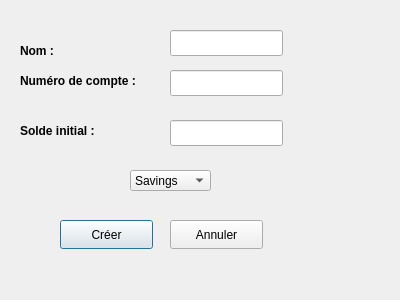
<?xml version="1.0" encoding="UTF-8"?>
<ui version="4.0">
 <class>CreateAccountDialog</class>
 <widget class="QDialog" name="CreateAccountDialog">
  <property name="geometry">
   <rect>
    <x>0</x>
    <y>0</y>
    <width>400</width>
    <height>300</height>
   </rect>
  </property>
  <property name="windowTitle">
   <string>Dialog</string>
  </property>
  <widget class="QLabel" name="label">
   <property name="geometry">
    <rect>
     <x>20</x>
     <y>40</y>
     <width>51</width>
     <height>21</height>
    </rect>
   </property>
   <property name="font">
    <font>
     <bold>true</bold>
    </font>
   </property>
   <property name="text">
    <string>Nom :</string>
   </property>
  </widget>
  <widget class="QLabel" name="label_2">
   <property name="geometry">
    <rect>
     <x>20</x>
     <y>70</y>
     <width>141</width>
     <height>21</height>
    </rect>
   </property>
   <property name="font">
    <font>
     <bold>true</bold>
    </font>
   </property>
   <property name="text">
    <string>Numéro de compte :</string>
   </property>
  </widget>
  <widget class="QLabel" name="label_3">
   <property name="geometry">
    <rect>
     <x>20</x>
     <y>120</y>
     <width>141</width>
     <height>21</height>
    </rect>
   </property>
   <property name="font">
    <font>
     <bold>true</bold>
    </font>
   </property>
   <property name="text">
    <string>Solde initial :</string>
   </property>
  </widget>
  <widget class="QComboBox" name="typeComboBox">
   <property name="geometry">
    <rect>
     <x>130</x>
     <y>170</y>
     <width>81</width>
     <height>21</height>
    </rect>
   </property>
   <item>
    <property name="text">
     <string>Savings</string>
    </property>
   </item>
   <item>
    <property name="text">
     <string>Current</string>
    </property>
   </item>
  </widget>
  <widget class="QPushButton" name="btnCreate">
   <property name="geometry">
    <rect>
     <x>60</x>
     <y>220</y>
     <width>93</width>
     <height>29</height>
    </rect>
   </property>
   <property name="text">
    <string>Créer</string>
   </property>
  </widget>
  <widget class="QPushButton" name="btnCancel">
   <property name="geometry">
    <rect>
     <x>170</x>
     <y>220</y>
     <width>93</width>
     <height>29</height>
    </rect>
   </property>
   <property name="text">
    <string>Annuler</string>
   </property>
  </widget>
  <widget class="QLineEdit" name="accountNumberLineEdit">
   <property name="geometry">
    <rect>
     <x>170</x>
     <y>70</y>
     <width>113</width>
     <height>26</height>
    </rect>
   </property>
  </widget>
  <widget class="QLineEdit" name="nameLineEdit">
   <property name="geometry">
    <rect>
     <x>170</x>
     <y>30</y>
     <width>113</width>
     <height>26</height>
    </rect>
   </property>
  </widget>
  <widget class="QLineEdit" name="depositLineEdit">
   <property name="geometry">
    <rect>
     <x>170</x>
     <y>120</y>
     <width>113</width>
     <height>26</height>
    </rect>
   </property>
  </widget>
 </widget>
 <resources/>
 <connections/>
</ui>
